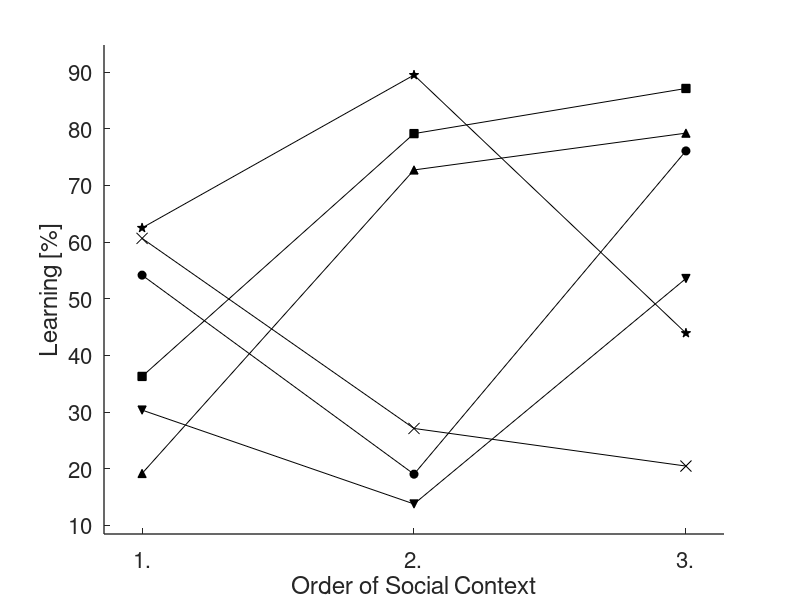

Write the MATLAB code that produced this figure.
% Figure 1B Degree of Learning per Order of Social Contexts experienced

%% load data for data points in plot
load("Fig3B_b1_order.mat");
load("Fig3B_b2_order.mat");
load("Fig3B_b3_order.mat");
load("Fig3B_b4_order.mat");
load("Fig3B_b5_order.mat");
load("Fig3B_b6_order.mat");

%% plot
figure
plot(b1_order(1,:), 'o-', 'MarkerFaceColor', [0 0 0], ...
    'MarkerEdgeColor',[0 0 0],'MarkerSize',6, 'LineWidth', 0.5, 'Color', [0 0 0]) 
hold on
plot(b2_order(1,:), 'square-', 'MarkerFaceColor', [0 0 0], ...
    'MarkerEdgeColor',[0 0 0],'MarkerSize',6, 'LineWidth', 0.5, 'Color', [0 0 0]) 
hold on
plot(b3_order(1,:), 'x-', 'MarkerFaceColor', [0 0 0], ...
    'MarkerEdgeColor',[0 0 0],'MarkerSize',8, 'LineWidth', 0.5, 'Color', [0 0 0])  
hold on
plot(b4_order(1,:), '^-', 'MarkerFaceColor', [0 0 0], ...
    'MarkerEdgeColor',[0 0 0],'MarkerSize',6, 'LineWidth', 0.5, 'Color', [0 0 0]) 
hold on
plot(b5_order(1,:), 'pentagram-', 'MarkerFaceColor', [0 0 0], ...
    'MarkerEdgeColor',[0 0 0],'MarkerSize',7, 'LineWidth', 0.5, 'Color', [0 0 0]) 
hold on
plot(b6_order(1,:), 'v-', 'MarkerFaceColor', [0 0 0], ...
    'MarkerEdgeColor',[0 0 0],'MarkerSize',6, 'LineWidth', 0.5, 'Color', [0 0 0]) 

ylabel('Learning [%]')
ylim([0 100])
yticks(0:10:100)

xlabel('Order of Social Context')
xticks(1:1:3)
set(gca, 'xticklabel',({'1.', '2.', '3.'}), 'FontSize', 16)
axis padded
set(gca,'LineWidth',1)

box off;
